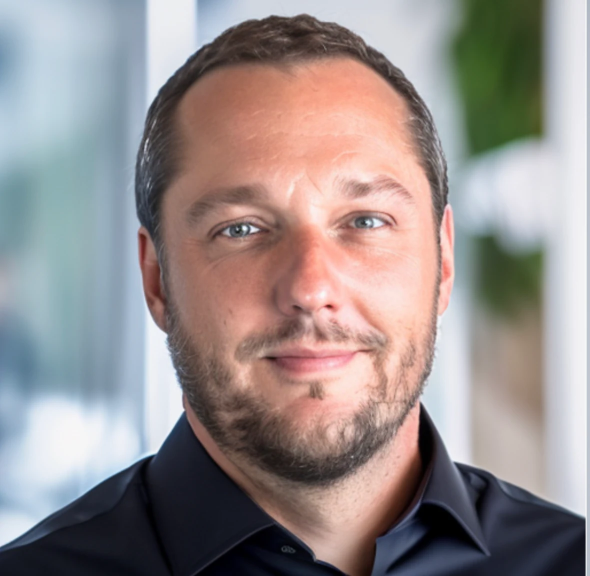
#> input picture originals/sascha-original.webp, 1179 x 1152 px (shown at 1/2 size)
$ python optimize-hero.py
#> lines starting #> are read from the running program, lines starting #| are printed output that depends on the picture
"""Erzeugt die Website-Varianten des Hero-Fotos aus originals/sascha-original.webp.

Nur Skalierung (Lanczos) und Neu-Kodierung: kein Nachschärfen, keine Retusche, kein Zuschnitt.
Das ICC-Farbprofil des Originals bleibt erhalten, EXIF/Metadaten werden nicht übernommen.

Aufruf (aus dem Projektordner):  python3 scripts/optimize-hero.py
"""
from pathlib import Path
import numpy as np
from PIL import Image

ROOT = Path(__file__).resolve().parent.parent
SRC = ROOT / "originals" / "sascha-original.webp"
OUT = ROOT / "public" / "img"
WIDTHS = [448, 640, 832]  # 2x der dargestellten Breiten 224 / 288-320 / 384-416 CSS-Pixel
QUALITY = {"avif": 72, "webp": 88, "jpg": 88}


def psnr(a: Image.Image, b: Image.Image) -> float:
    x = np.asarray(a.convert("RGB"), dtype=np.float64)
    y = np.asarray(b.convert("RGB"), dtype=np.float64)
    mse = np.mean((x - y) ** 2)
    return 99.0 if mse == 0 else 10 * np.log10(255.0**2 / mse)


def main() -> None:
    OUT.mkdir(parents=True, exist_ok=True)
    src = Image.open(SRC)
#> src is the input picture: PIL image 1179x1152 RGB; mean R, G, B 150.5, 141.4, 140.5
    icc = src.info.get("icc_profile")
    src = src.convert("RGB")
    w0, h0 = src.size
#> w0 = 1179; h0 = 1152
    print(f"Original: {w0}x{h0}, {SRC.stat().st_size / 1024:.0f} KB")
#| Original: 1179x1152, 72 KB
    for w in WIDTHS:
        h = round(h0 * w / w0)
#> h = 438
        ref = src.resize((w, h), Image.LANCZOS)
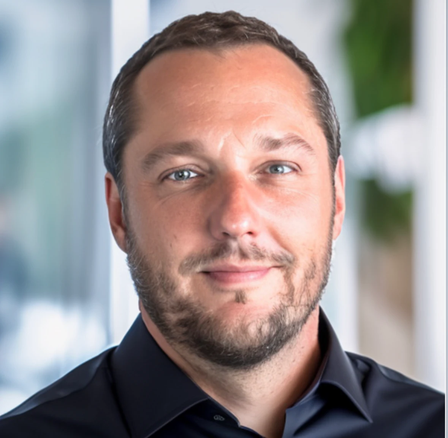
#> ref: PIL image 448x438 RGB; mean R, G, B 150.5, 141.4, 140.5
        for ext, q in QUALITY.items():
            path = OUT / f"sascha-{w}.{ext}"
            kw = {"icc_profile": icc} if icc else {}
#> kw = 1 item
            if ext == "avif":
#> (the run stopped early here; a loop or call above may not have finished)
